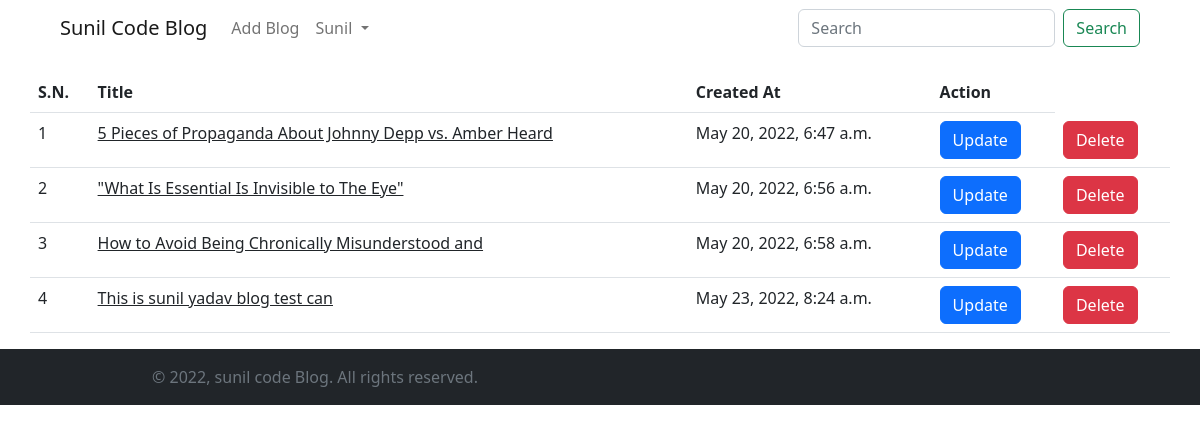
Page /see-blogs (signed in) on the earlier database version.
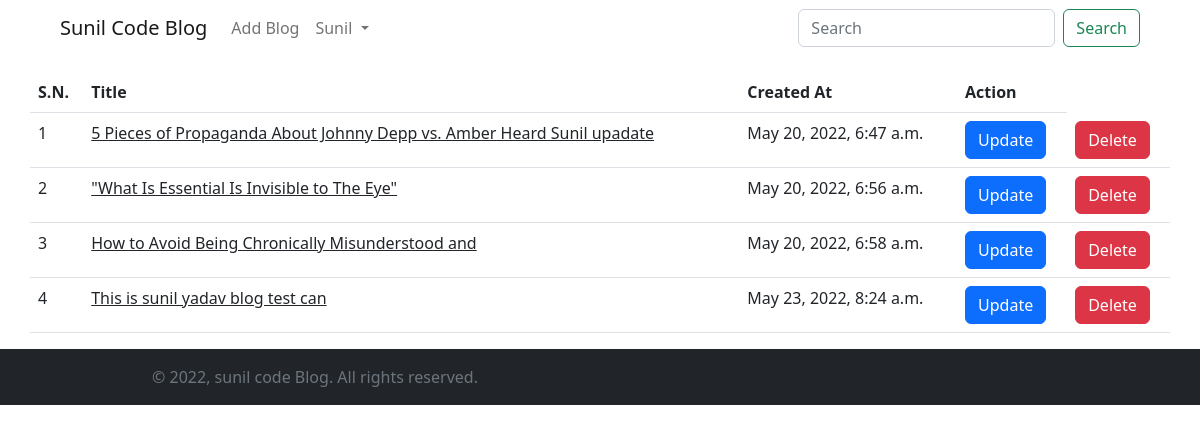
Same page on the later database version.
### miniBlog/models.py (models this page shows, shortened)
class BlogModel(models.Model):
    title=models.CharField(max_length=1000)
    content=FroalaField()
    slug=models.SlugField(max_length=1000, null=True,  blank=True)
    image=models.ImageField(upload_to='blog')
    user=models.ForeignKey(User, null=True, blank=True ,on_delete=models.CASCADE)
    created_at=models.DateTimeField(auto_now_add=True)
    upload_to=models.DateTimeField(auto_now=True)
    likes=models.ManyToManyField(User,blank=True, related_name='post_like')

### miniBlog/views.py (the view)
# urls.py: path('see-blogs',seeBlogs,name='seeblogs'),
def seeBlogs(request):
    if request.user.is_authenticated:
        context = {}
        try:
            blog_objs = BlogModel.objects.filter(user=request.user)
            context['blog_objs'] = blog_objs
        except Exception as e:
            print(e)
        return render(request, 'blog/see_blogs.html', context)
    else:
        messages.error(request, "Please Login!")
        return redirect(home)

### templates/blog/see_blogs.html
{% extends './base.html' %}
{% block start %}
<section>
    <div class="container">
        <div class="row">
            <table class="table">
                <thead>
                  <tr>
                    <th scope="col">S.N.</th>
                    <th scope="col">Title</th>
                    <th scope="col">Created At</th>
                    <th scope="col">Action</th>
                  </tr>
                </thead>
                <tbody>
                    {% for blog in blog_objs %}
                  <tr>
                    <td>{{forloop.counter}}</td>
                    <td><a class="text-dark" href="{% url 'blog_detail' blog.slug %}">{{blog.title}}</a></td>
                    <td>{{blog.created_at}}</td>
                    <td><a href="{% url 'updateblog' blog.slug %}" class="btn btn-primary">Update</a></td>
                    <td><a href="{% url 'deleteblog' blog.slug %}" class="btn btn-danger">Delete</a></td>
                  </tr>
                  {% endfor %}
                </tbody>
              </table>
        </div>
    </div>
</section>
{% endblock  %}

Differences in the rows shown:
changed BlogModel: title "5 Pieces of Propaganda About Johnny Depp vs. Amber Heard" → "5 Pieces of Propaganda About Johnny Depp vs. Amber Heard Sunil upadate"
